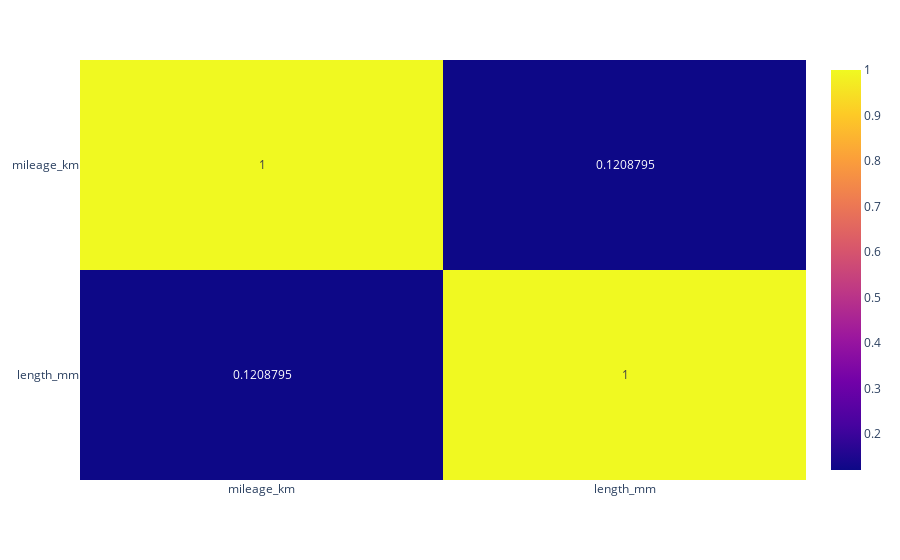

Notebook cell for this chart:
### Code cell
fig = px.imshow(data_corr.loc[['mileage_km', 'length_mm'], ['mileage_km', 'length_mm']], text_auto=True, aspect="auto")
fig.show()

### Figure 1 — Plotly figure (JSON) as saved in the notebook; plotly's stock layout.template omitted (floating-point values rounded to 4 significant figures)
{"data": [{"coloraxis": "coloraxis", "hovertemplate": "x: %{x}<br>y: %{y}<br>color: %{z}<extra></extra>", "name": "0", "texttemplate": "%{z}", "type": "heatmap", "x": ["mileage_km", "length_mm"], "xaxis": "x", "y": ["mileage_km", "length_mm"], "yaxis": "y", "z": [[1.0, 0.1209], [0.1209, 1.0]]}], "layout": {"coloraxis": {"colorscale": [[0, "#0d0887"], [0.1111, "#46039f"], [0.2222, "#7201a8"], [0.3333, "#9c179e"], [0.4444, "#bd3786"], [0.5556, "#d8576b"], [0.6667, "#ed7953"], [0.7778, "#fb9f3a"], [0.8889, "#fdca26"], [1, "#f0f921"]]}, "margin": {"t": 60}, "xaxis": {"anchor": "y", "domain": [0, 1]}, "yaxis": {"anchor": "x", "autorange": "reversed", "domain": [0, 1]}}}
